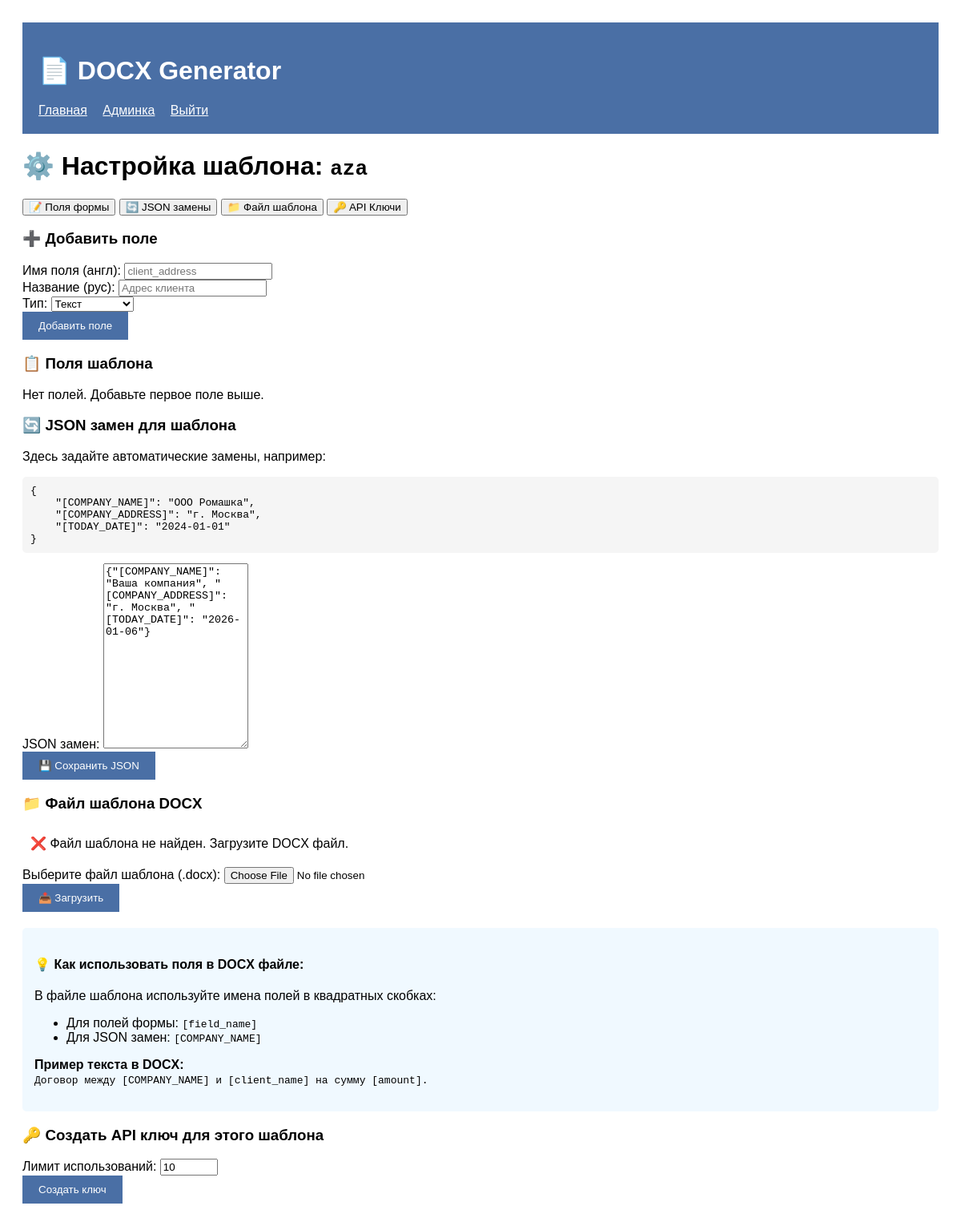
The app's page /admin/template/aza (signed in) with its own data.
### tables this page shows
CREATE TABLE template_replacements (
            template_name TEXT PRIMARY KEY,
            replacements_json TEXT,
            updated_at TIMESTAMP DEFAULT CURRENT_TIMESTAMP,
            FOREIGN KEY (template_name) REFERENCES templates(name) ON DELETE CASCADE
        );

### app.py (the view, shortened to what this page needs)
@app.route('/admin/template/<template_name>', methods=['GET', 'POST'])
@admin_required
def manage_template(template_name):
    fields = get_template_fields(template_name)
    replacements_json = get_template_replacements(template_name)
    template_file_exists = os.path.exists(
        os.path.join(Config.TEMPLATES_STORAGE, f"{secure_filename(template_name)}.docx")
    )
    return render_template('manage_template.html',
                         template_name=template_name,
                         fields=fields,
                         replacements_json=replacements_json,
                         template_file_exists=template_file_exists)

### app.py (called while the page is built)
def admin_required(f):
    @wraps(f)
    def decorated_function(*args, **kwargs):
        if 'admin_auth' not in session:
            return redirect(url_for('admin_login'))
        return f(*args, **kwargs)
    return decorated_function

### database.py (called while the page is built)
def get_db():
    conn = sqlite3.connect(Config.DATABASE_PATH)
    conn.row_factory = sqlite3.Row
    return conn

def get_template_fields(template_name):
    conn = get_db()
    c = conn.cursor()
    c.execute('''
        SELECT field_name, field_label, field_type, field_order
        FROM template_fields
        WHERE template_name = ?
        ORDER BY field_order
    ''', (template_name,))
    fields = c.fetchall()
    conn.close()
    return fields

def get_template_replacements(template_name):
    conn = get_db()
    c = conn.cursor()
    c.execute('SELECT replacements_json FROM template_replacements WHERE template_name = ?',
              (template_name,))
    result = c.fetchone()
    conn.close()
    return result['replacements_json'] if result else '{}'

### templates/manage_template.html (shortened to what this page needs)
{% extends "base.html" %}
{% block content %}
<h1>⚙️ Настройка шаблона: <code>{{ template_name }}</code></h1>
<div class="tabs">
    <button class="tab active" data-tab="fields-tab">📝 Поля формы</button>
    <button class="tab" data-tab="json-tab">🔄 JSON замены</button>
    <button class="tab" data-tab="file-tab">📁 Файл шаблона</button>
    <button class="tab" data-tab="keys-tab">🔑 API Ключи</button>
</div>
<div id="fields-tab" class="tab-content active">
    <div class="card">
        <h3>➕ Добавить поле</h3>
        <form method="POST">
            <div class="form-group">
                <label>Имя поля (англ):</label>
                <input type="text" name="field_name" placeholder="client_address" required>
            </div>
            <div class="form-group">
                <label>Название (рус):</label>
                <input type="text" name="field_label" placeholder="Адрес клиента" required>
            </div>
            <div class="form-group">
                <label>Тип:</label>
                <select name="field_type">
                    <option value="text">Текст</option>
                </select>
            </div>
            <button type="submit" class="btn">Добавить поле</button>
        </form>
    </div>
    <div class="card">
        <h3>📋 Поля шаблона</h3>
        {% if fields %}
        <table class="table">
            <thead>
                <tr>
                    <th>Имя поля</th>
                    <th>Название</th>
                    <th>Тип</th>
                    <th>Действия</th>
                </tr>
            </thead>
            <tbody>
                {% for field_name, field_label, field_type, field_order in fields %}
                <tr>
                    <td><code>[{{ field_name }}]</code></td>
                    <td>{{ field_label }}</td>
                    <td>{{ field_type }}</td>
                    <td>
                        <button onclick="editField('{{ field_name }}', '{{ field_label }}', '{{ field_type }}')"
                                class="btn btn-secondary">
                            ✏️
                        </button>
                        <form method="POST" style="display: inline;">
                            <input type="hidden" name="action" value="delete_field">
                            <input type="hidden" name="field_name" value="{{ field_name }}">
                            <button type="submit" class="btn btn-danger" onclick="return confirm('Удалить поле?')">
                                🗑️
                            </button>
                        </form>
                    </td>
                </tr>
                {% endfor %}
            </tbody>
        </table>
        {% else %}
        <p>Нет полей. Добавьте первое поле выше.</p>
        {% endif %}
    </div>
</div>
<div id="json-tab" class="tab-content">
    <div class="card">
        <h3>🔄 JSON замен для шаблона</h3>
        <p>Здесь задайте автоматические замены, например:</p>
        <pre style="background: #f5f5f5; padding: 10px; border-radius: 5px;">
{
    "[COMPANY_NAME]": "ООО Ромашка",
    "[COMPANY_ADDRESS]": "г. Москва",
    "[TODAY_DATE]": "2024-01-01"
}</pre>
        <div class="form-group">
            <label>JSON замен:</label>
            <textarea id="replacements_json" rows="15" style="font-family: monospace;">{{ replacements_json }}</textarea>
        </div>
        <button onclick="saveReplacements()" class="btn">💾 Сохранить JSON</button>
    </div>
</div>
<div id="file-tab" class="tab-content">
    <div class="card">
        <h3>📁 Файл шаблона DOCX</h3>
        {% if template_file_exists %}
        <div class="alert alert-success">
            ✅ Файл шаблона загружен: <code>{{ template_name }}.docx</code>
        </div>
        {% else %}
        <div class="alert alert-error">
            ❌ Файл шаблона не найден. Загрузите DOCX файл.
        </div>
        {% endif %}
        <form method="POST" enctype="multipart/form-data">
            <div class="form-group">
                <label>Выберите файл шаблона (.docx):</label>
                <input type="file" name="template_file" accept=".docx">
            </div>
            <button type="submit" class="btn">📤 Загрузить</button>
        </form>
        <div style="margin-top: 20px; background: #f0f9ff; padding: 15px; border-radius: 5px;">
            <h4>💡 Как использовать поля в DOCX файле:</h4>
            <p>В файле шаблона используйте имена полей в квадратных скобках:</p>
            <ul>
                <li>Для полей формы: <code>[field_name]</code></li>
                <li>Для JSON замен: <code>[COMPANY_NAME]</code></li>
            </ul>
            <p><strong>Пример текста в DOCX:</strong><br>
            <code>Договор между [COMPANY_NAME] и [client_name] на сумму [amount].</code></p>
        </div>
    </div>
</div>
<div id="keys-tab" class="tab-content">
    <div class="card">
        <h3>🔑 Создать API ключ для этого шаблона</h3>
        <form method="POST" action="{{ url_for('admin') }}">
            <div class="form-group">
                <label>Лимит использований:</label>
                <input type="number" name="limit_count" value="10" min="1" max="1000">
            </div>
            <button type="submit" class="btn">Создать ключ</button>
        </form>
    </div>
</div>
{% endblock %}

### templates/base.html (style rules this page uses)
body { font-family: Arial; padding: 20px; }
.alert { padding: 10px; margin: 10px 0; }
.btn { padding: 10px 20px; background: #4a6fa5; color: white; border: none; cursor: pointer; }

### records on screen
template_replacements: template_name "aza", replacements_json "{\"[COMPANY_NAME]\": \"Ваша компания\", \"[COMPANY_ADDRESS]\": \"г. Москва\", \"[TODAY_DATE]\": \"2026-01-06\"}"
